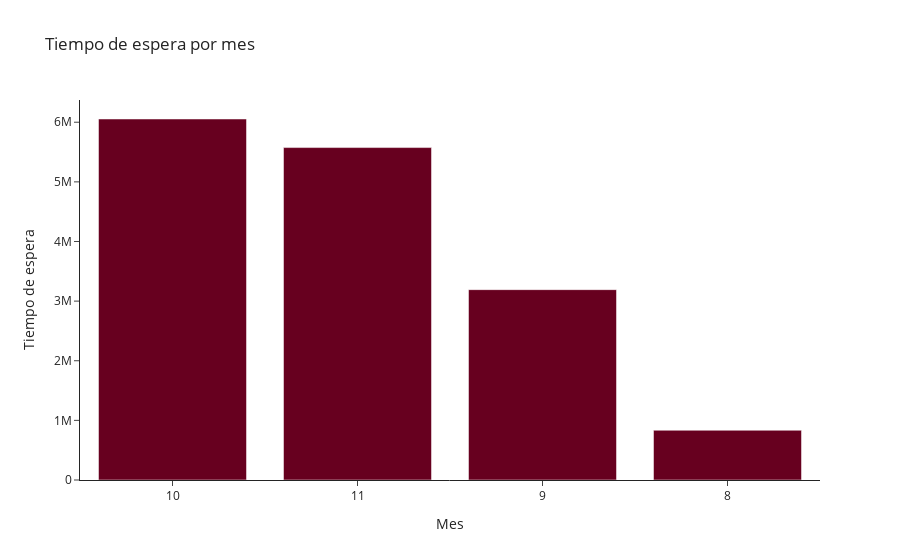

Write notebook code for a chart like this one.
### Code cell
#Calcular el mes con mayor tiempo de espera
waiting_time_per_month = df_merged.groupby('month_call').agg({'waiting_time':'sum'})
waiting_time_per_month= waiting_time_per_month.sort_values(by= 'waiting_time', ascending=False)

print(waiting_time_per_month)

labels = waiting_time_per_month.index.to_list()
labels = [str(x) for x in labels]

fig = px.bar(waiting_time_per_month, x=labels, y='waiting_time',
            labels={ 'x':'Mes', 'waiting_time':'Tiempo de espera'},
            title='Tiempo de espera por mes',
            color_discrete_sequence=px.colors.sequential.RdBu,
            template='simple_white')

plt.tight_layout()
fig.show()

### Figure 1 — Plotly figure (JSON) as saved in the notebook; plotly's stock layout.template omitted (floating-point values rounded to 4 significant figures)
{"data": [{"alignmentgroup": "True", "hovertemplate": "Mes=%{x}<br>Tiempo de espera=%{y}<extra></extra>", "legendgroup": "", "marker": {"color": "rgb(103,0,31)", "pattern": {"shape": ""}}, "name": "", "offsetgroup": "", "orientation": "v", "showlegend": false, "textposition": "auto", "type": "bar", "x": ["10", "11", "9", "8"], "xaxis": "x", "y": [6054165, 5575034, 3192239, 834337], "yaxis": "y"}], "layout": {"barmode": "relative", "legend": {"tracegroupgap": 0}, "title": {"text": "Tiempo de espera por mes"}, "xaxis": {"anchor": "y", "domain": [0, 1], "title": {"text": "Mes"}}, "yaxis": {"anchor": "x", "domain": [0, 1], "title": {"text": "Tiempo de espera"}}}}
